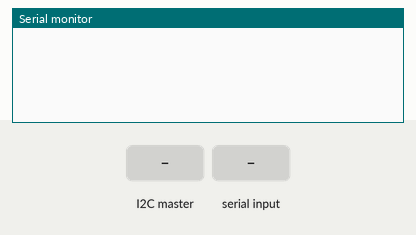
The sketch below on a simulated Arduino Mega 2560, built with avr-gcc and run on an emulated ATmega2560. Parts: the last lines printed to the serial monitor. The test bench sets the inputs (shaded band).

Above: at 1.2 s.
1.3 s: the I2C master sends the byte 5
At 1.7 s:
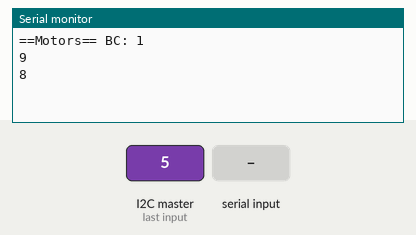
2.8 s: "90,45\n" received over Serial
At 3.2 s:
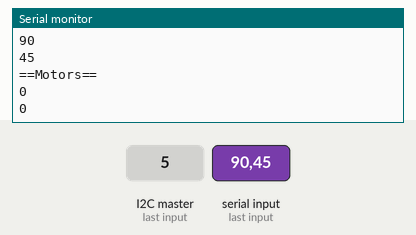
Timing chart, 0 to 5.8 s (numbered marks = the images above; inputs shaded):
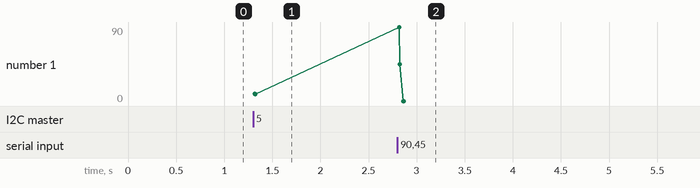

Measured:
- after the input at 1.3 s, the serial monitor: prints a new line at once (image 1)
- after the input at 2.8 s, the serial monitor: prints a new line at once (image 2)
- plotted number 1: 8 → 0 after the input at 2.8 s

The sketch:

drive.ino
```cpp
#include <Wire.h>

#define DRIVE_ADDRESS 0x12

//


//Using mega 2560 and sabertooth dip switch 010111 *make sure its set to that specific order*
int s2=8; //pin 8 for servo 1
int s1=9; //pin 9 for servo 2
int f_b = 0, l_r = 0;

void setup() {
  // put your setup code here, to run once:s
  Wire.begin(DRIVE_ADDRESS);
  Wire.onReceive(receiveData);
  Serial.setTimeout(10);

  pinMode(s1, OUTPUT);
  pinMode(s2, OUTPUT);

  Serial.begin(9600); // debugging console
}

void receiveData(int byteCount) // we should only be getting 2 bytes at once.
{
  f_b = Wire.read();  // read a byte
  l_r = Wire.read();
  Serial.print("==Motors== BC: ");
  Serial.println(byteCount);
  Serial.println(s1);
  Serial.println(s2);
  byteCount -= 2;

  analogWrite(s1, f_b);// 93 is stop backward and forward is scalable range 25 to 155
  analogWrite(s2, l_r);//93 is no steering, steering range(in degrees) 30 to 160

  while(byteCount >= 2){
    Wire.read();
    Wire.read();
    byteCount -= 2;
  }
}

void recieveSerial(void){
  if (Serial.available() > 0) {
    // read the incoming byte:
    f_b = Serial.parseInt();
    l_r = Serial.parseInt();

    analogWrite(s1, f_b);// 93 is stop backward and forward is scalable range 25 to 155
    analogWrite(s2, l_r);//93 is no steering, steering range(in degrees) 30 to 160

    Serial.println("==Motors== ");
    Serial.println(f_b);
    Serial.println(l_r);
    delay(10);
    Serial.flush();
  }
}

void loop() {
  recieveSerial();
  delay(1);
}
```
